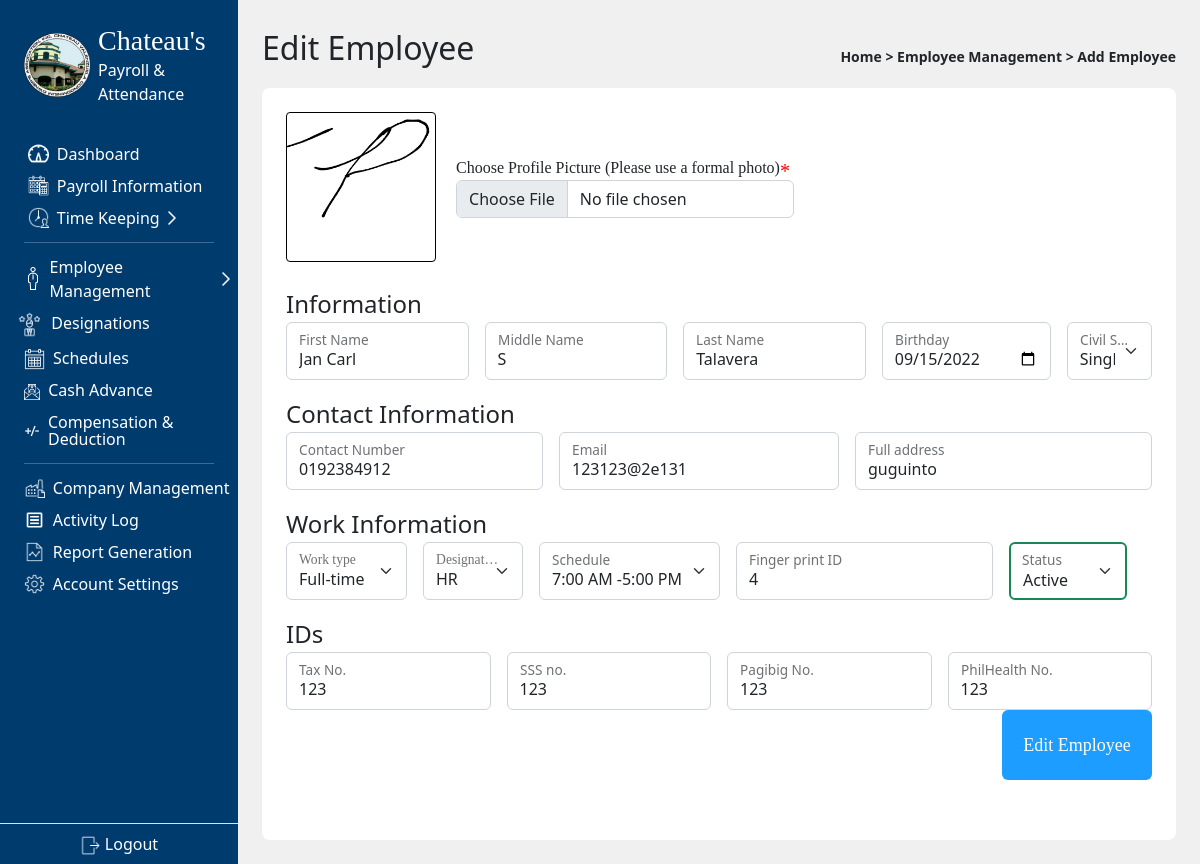
The page /admin/employee_edit.php?id=4 (signed in) on the database its author committed.
### tables this page shows
CREATE TABLE `employeelist` (
  `id` int(11) NOT NULL,
  `date_added` date NOT NULL DEFAULT current_timestamp(),
  `employee_key` varchar(50) NOT NULL,
  `fingerprint_id` int(10) NOT NULL,
  `fName` varchar(50) NOT NULL,
  `mName` varchar(50) NOT NULL,
  `lName` varchar(50) NOT NULL,
  `employee_Role` int(11) NOT NULL,
  `Birthday` date NOT NULL,
  `civilStatus` varchar(50) NOT NULL,
  `SSS` varchar(100) NOT NULL,
  `Tax` varchar(100) NOT NULL,
  `Contact` varchar(50) NOT NULL,
  `Email` varchar(50) DEFAULT NULL,
  `PhilHealth` varchar(50) NOT NULL,
  `Pagibig` varchar(50) NOT NULL,
  `Address` varchar(100) NOT NULL,
  `workType` varchar(50) NOT NULL,
  `sched` int(11) NOT NULL,
  `employee_status` varchar(50) NOT NULL,
  `ProfilePic` varchar(250) NOT NULL,
  `id1` varchar(250) NOT NULL,
  `id2` varchar(250) NOT NULL
);

### admin/employee_edit.php (the view, shortened to what this page needs)
<?php
    include '../connect.php';
    include '../scripts.php';
    $id=$_GET['id'];
    $sql="Select * from `employeelist` where id=$id";
    $result=mysqli_query($con,$sql);
    $row=mysqli_fetch_assoc($result);
    $fingerPrint_id=$row['fingerprint_id'];
    $fName=$row['fName'];
    $mName=$row['mName'];
    $lName=$row['lName'];
    $employee_Role=$row['employee_Role'];
    $Birthday=$row['Birthday'];
    $civilStatus=$row['civilStatus'];
    $SSS=$row['SSS'];
    $Tax=$row['Tax'];
    $Contact=$row['Contact'];
    $Email=$row['Email'];
    $PhilHealth=$row['PhilHealth'];
    $Pagibig=$row['Pagibig'];
    $Address=$row['Address'];
    $profilePic=$row['ProfilePic'];
    $schedule = $row['sched'];
    $employee_status=$row['employee_status'];
    $workType=$row['workType'];
?>
<!DOCTYPE html>
<html lang="en">
<head>
</head>
<body class="body d-flex bg-secondary bg-opacity-10">
    <div class="p-4 container overflow-scroll">
    <header class="d-flex align-items-center justify-content-between">
      <p class='fs-2'>Edit Employee</p>
      <small class='fw-semibold text-dark'>
        Home > Employee Management > Add Employee
      </small>
    </header>
        <div class="p-4 bg-white rounded-3">
            <div class="">
                <form method="post" action='employee_update.php?id=<?php echo $id?>' enctype="multipart/form-data" id='form'>
                    <div style="display:flex; align-items: center; gap:20px;">
                        <div class ='rounded-1' id="pic"
                        style="border-radius: 1rem; width: 150px; height: 150px; border: 1px black solid;
                        background-position: center; background-size:cover; background-image: url(<?php echo $profilePic ?>)">
                        </div>
                        <div>
                            <label class="inputLables">Choose Profile Picture (Please use a formal photo)<label class="req">*</label></label><br>
                            <input name="profilePic" type="file" accept="image/*" id = "profilePic" class='form-control'>
                        </div>
                    </div>
                    <br>
                    <p class="fs-4 m-0">Information</p>
                    <div style="" class='d-flex align-items-center gap-3'>
                        <div style="display:block;" class='form-floating flex-grow-1'>
                            <input id="fName" name="fName" class=" form-control" type="text" value="<?php echo $fName?>" required placeholder='asdads'>
                            <label for='fName' class="">First Name</label>
                        </div>
                        <div style="display:block;" class='form-floating flex-grow-1'>
                            <input id="mName" name="mName" class=" form-control" type="text" value="<?php echo $mName?>" required placeholder='asd'>
                            <label for='mName' class="">Middle Name</label>
                        </div>
                        <div style="display:block;" class='form-floating flex-grow-1'>
                            <input id="lName" name="lName" class=" form-control" type="text"  value="<?php echo $lName?>" required placeholder='asd'>
                            <label for='lName' class="">Last Name</label>
                        </div>
                        <div style="display:block;" class='form-floating'>
                            <input id="Birthday" name="Birthday" class=" form-control" type="date" value=<?php echo $Birthday; ?> required>
                            <label class="">Birthday</label>
                        </div>
                        <div style="" class='form-floating'>
                            <select id="civil-stat" name="civilStatus" class="form-select" style="" required>
                                <?php
                                    if($civilStatus == "Single"){
                                        echo'
                                        <option value="Single" selected>Single</option>
                                        <option value="Married">Married</option>
                                        <option value="Divorced">Divorced</option>
                                        <option value="Widowed">Widowed</option>
                                        ';
                                    }else if($civilStatus == "Married"){
                                        echo'
                                        <option value="Single">Single</option>
                                        <option value="Married" selected>Married</option>
                                        <option value="Divorced">Divorced</option>
                                        <option value="Widowed">Widowed</option>
                                        ';
                                    }
                                    ?>
                            </select>
                            <label class="">Civil Status</label>
                        </div>
                    </div>
                <p class="fs-4 m-0 mt-3">Contact Information</p>
                <div style="" class='d-flex align-items-center gap-3'>
                    <div style="display:block;" class='form-floating'>
                        <input id="no" name="Contact" class="form-control" type="text" value="<?php echo $Contact; ?>" required placeholder = 'asdasd'>
                        <label class="">Contact Number</label>
                    </div>
                    <div style="display:block;" class='form-floating'>
                        <input id="email" name="Email" class="form-control" type="email" style='min-width: 280px' value="<?php echo $Email; ?>" placeholder = 'asdasd'>
                        <label class="">Email</label>
                    </div>
                    <div style="" class='form-floating flex-grow-1'>
                        <input id="add" name="Address" class="form-control" type="text" style="" value="<?php echo $Address; ?>" required>
                            <label class="">Full address</label>
                        </div>
                    </div>
                    <p class="fs-4 m-0 mt-3">Work Information</p>
                    <div style="" class='d-flex align-items-center gap-3'>
                        <div style=" display:block;"class='form-floating'>
                            <select name="workType" class="form-select" style="" required>
                                <?php
                                    if($workType == "Full-time"){
                                        echo '
                                        <option value = "Full-time" selected>Full-time</option>
                                        <option value = "Part-time">Part-time</option>';
                                    }else if($workType == "Part-time"){
                                        echo '
                                        <option value = "Full-time">Full-time</option>
                                        <option value = "Part-time" selected>Part-time</option>';
                                    }
                                    ?>
                            </select>
                            <label class="inputLables">Work type</label>
                        </div>
                        <div style="" class='form-floating'>
                            <select name="role" id="role"class="form-select" style="" required>
                                <?php
                                    $sql = "SELECT * FROM positions";
                                    $query = $con->query($sql);
                                    while($row = $query->fetch_assoc()){
                                        if($employee_Role == $row['id']){
                                            echo '
                                            <option value = "'.$row['id'].'" selected>'.$row['description'].'</option>
                                            ';
                                        }else{
                                            echo '
                                            <option value = "'.$row['id'].'">'.$row['description'].'</option>
                                            ';
                                        }
                                    }
                                    ?>
                            </select>
                            <label class="inputLables">Designation</label>
                        </div>
                        <div class="form-floating ">
                            <select name="schedule" id="" class='form-select'>
                                <?php
                                $sqlSched = "SELECT * FROM schedules";
                                $querySched = $con->query($sqlSched);
                                while($sched = $querySched->fetch_assoc()) {
                                    if($schedule == $sched['id']){
                                        echo '<option value = "'.$sched['id'].'" selected>
                                        '.date('g:i A ',strtotime($sched['time_in'])).'-'.date('g:i A', strtotime($sched['time_out'])).'
                                        </option>';
                                    }else{
                                        echo '<option value = "'.$sched['id'].'">
                                        '.date('g:i A', strtotime($sched['time_in'])).'-'.date('g:i A', strtotime($sched['time_out'])).'
                                        </option>';
                                    }
                                }
                                ?>
                            </select>
                            <label class="">Schedule</label>
                        </div>
                        <div style="display:block;" class='form-floating'>
                            <input name="fingerprint" class="form-control" type="text" value="<?php echo $fingerPrint_id; ?>" id='finger-print' placeholder='asdas'>
                            <label class="">Finger print ID</label>
                        </div>
                        <div style=" display:block;" class='form-floating'>
                            <select id="empStatus" name="empStatus" class=" form-select border border-<?php
                                echo ($employee_status == 'Active') ? 'success' : 'danger'
                            ?> border-2" style="" required>
                                <?php
                                    if($employee_status == "Active"){
                                        echo '
                                        <option class="text-success" value = "Active" selected>Active</option>
                                        <option value = "In-Active">In-Active</option>
                                        ';
                                    }else if($employee_status == "In-Active"){
                                        echo '
                                        <option value = "Active">Active</option>
                                        <option value = "In-Active" selected>In-Active</option>
                                        ';
                                    }
                                ?>
                            </select>
                            <label class="">Status</label>
                        </div>
                    </div>
                    <p class="fs-4 m-0 mt-3">IDs</p>
                    <div class='d-flex align-items-center gap-3'>
                        <div style="display:block;" class='form-floating'>
                            <input id="taxNo" name="taxNo" class="form-control IDs" type="text" value="<?php echo $Tax; ?>" required placeholder = 'asdasd'>
                            <label class="">Tax No.</label>
                        </div>
                        <div style="display:block;" class='form-floating'>
                            <input id="SSS" name="SSS" class="form-control IDs" type="text" value="<?php echo $SSS; ?>" required placeholder = 'asdasd'>
                            <label class="">SSS no.</label>
                        </div>
                        <div style="display:block;" class='form-floating'>
                            <input id="Pagibig" name="Pagibig" class="form-control IDs" type="text" value="<?php echo $Pagibig; ?>" required placeholder = 'asdasd'>
                            <label class="">Pagibig No.</label>
                        </div>
                        <div style="display:block;" class='form-floating'>
                            <input id="PhilHealth" name="PhilHealth" class="form-control IDs" type="text" value="<?php echo $PhilHealth; ?>" required placeholder = 'asdasd'>
                            <label class="">PhilHealth No.</label>
                        </div>
                    </div>
                    <div class='d-flex justify-content-end'>
                        <button class="rounded-2 p-0 py-0 addBtnn" type="submit" name="update">Edit Employee</button>
                    </div>
                </form>
            </div>
        </div>
    </div>
</body>
</html>

### style.css (style rules this page uses)
.body { margin:0px; }
.req { font-family: mBolder; color: red; font-size: 20px; position: absolute; }
.inputLables { font-family:mBold; }
.addBtnn { font-family: mBold; background-color: #1C9DFF; color:white; border-width: 0px; width: 150px; height: 70px; font-size: large; border-radius: 1rem; margin-bottom: 20px; }

### rows shown on the page
employeelist: ProfilePic (picture), fName "Jan Carl", mName "S", lName "Talavera", Birthday "09/15/2022", civilStatus "Single", Contact "0192384912", Email "123123@2e131", Address "guguinto", workType "Full-time", fingerprint "4", empStatus "Active", taxNo "123", SSS "123", Pagibig "123", PhilHealth "123"

### other values the page prints
form field role "HR"
form field schedule "7:00 AM -5:00 PM"
